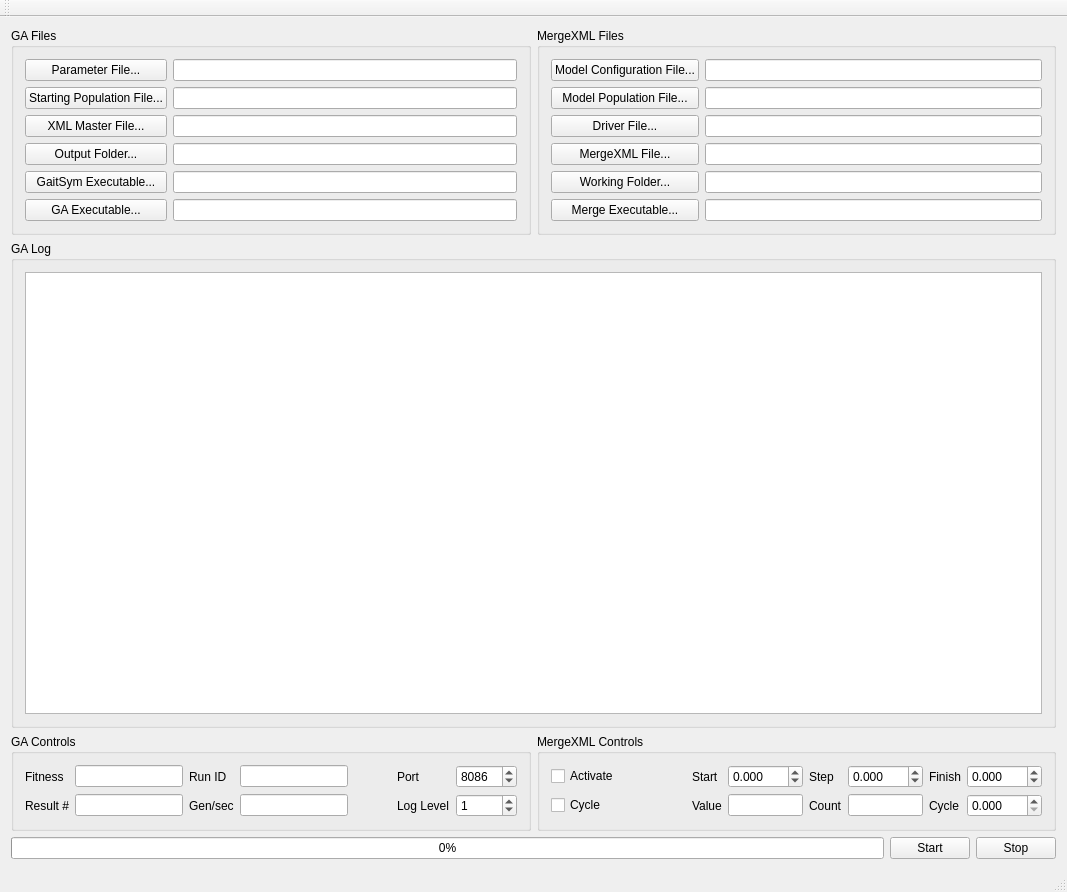
<?xml version="1.0" encoding="UTF-8"?>
<ui version="4.0">
 <class>MainWindow</class>
 <widget class="QMainWindow" name="MainWindow">
  <property name="geometry">
   <rect>
    <x>0</x>
    <y>0</y>
    <width>1067</width>
    <height>892</height>
   </rect>
  </property>
  <property name="windowTitle">
   <string>AsynchronousGA5</string>
  </property>
  <widget class="QWidget" name="centralWidget">
   <layout class="QGridLayout" name="gridLayout_5">
    <item row="0" column="0">
     <widget class="QGroupBox" name="groupBoxGAFiles">
      <property name="title">
       <string>GA Files</string>
      </property>
      <layout class="QGridLayout" name="gridLayout_2">
       <item row="0" column="0">
        <widget class="QPushButton" name="pushButtonParameterFile">
         <property name="toolTip">
          <string>Required</string>
         </property>
         <property name="text">
          <string>Parameter File...</string>
         </property>
        </widget>
       </item>
       <item row="0" column="1">
        <widget class="QLineEdit" name="lineEditParameterFile">
         <property name="toolTip">
          <string>Required</string>
         </property>
        </widget>
       </item>
       <item row="1" column="0">
        <widget class="QPushButton" name="pushButtonStartingPopulationFile">
         <property name="toolTip">
          <string>Optional</string>
         </property>
         <property name="text">
          <string>Starting Population File...</string>
         </property>
        </widget>
       </item>
       <item row="1" column="1">
        <widget class="QLineEdit" name="lineEditStartingPopulationFile">
         <property name="toolTip">
          <string>Optional</string>
         </property>
        </widget>
       </item>
       <item row="2" column="0">
        <widget class="QPushButton" name="pushButtonXMLMasterFile">
         <property name="toolTip">
          <string>Required</string>
         </property>
         <property name="text">
          <string>XML Master File...</string>
         </property>
        </widget>
       </item>
       <item row="2" column="1">
        <widget class="QLineEdit" name="lineEditXMLMasterFile">
         <property name="toolTip">
          <string>Required</string>
         </property>
        </widget>
       </item>
       <item row="3" column="0">
        <widget class="QPushButton" name="pushButtonOutputFolder">
         <property name="toolTip">
          <string>Optional</string>
         </property>
         <property name="text">
          <string>Output Folder...</string>
         </property>
        </widget>
       </item>
       <item row="3" column="1">
        <widget class="QLineEdit" name="lineEditOutputFolder">
         <property name="toolTip">
          <string>Optional</string>
         </property>
        </widget>
       </item>
       <item row="4" column="0">
        <widget class="QPushButton" name="pushButtonGaitSymExecutable">
         <property name="toolTip">
          <string>Optional</string>
         </property>
         <property name="text">
          <string>GaitSym Executable...</string>
         </property>
        </widget>
       </item>
       <item row="4" column="1">
        <widget class="QLineEdit" name="lineEditGaitSymExecutable">
         <property name="toolTip">
          <string>Optional</string>
         </property>
        </widget>
       </item>
       <item row="5" column="0">
        <widget class="QPushButton" name="pushButtonGAExecutable">
         <property name="toolTip">
          <string>Optional</string>
         </property>
         <property name="text">
          <string>GA Executable...</string>
         </property>
        </widget>
       </item>
       <item row="5" column="1">
        <widget class="QLineEdit" name="lineEditGAExecutable">
         <property name="toolTip">
          <string>Optional</string>
         </property>
        </widget>
       </item>
      </layout>
     </widget>
    </item>
    <item row="0" column="1">
     <widget class="QGroupBox" name="groupBoxMergeXMLFiles">
      <property name="title">
       <string>MergeXML Files</string>
      </property>
      <layout class="QGridLayout" name="gridLayout_4">
       <item row="0" column="0">
        <widget class="QPushButton" name="pushButtonModelConfigurationFile">
         <property name="text">
          <string>Model Configuration File...</string>
         </property>
        </widget>
       </item>
       <item row="0" column="1">
        <widget class="QLineEdit" name="lineEditModelConfigurationFile"/>
       </item>
       <item row="1" column="0">
        <widget class="QPushButton" name="pushButtonModelPopulationFile">
         <property name="text">
          <string>Model Population File...</string>
         </property>
        </widget>
       </item>
       <item row="1" column="1">
        <widget class="QLineEdit" name="lineEditModelPopulationFile"/>
       </item>
       <item row="2" column="0">
        <widget class="QPushButton" name="pushButtonDriverFile">
         <property name="text">
          <string>Driver File...</string>
         </property>
        </widget>
       </item>
       <item row="2" column="1">
        <widget class="QLineEdit" name="lineEditDriverFile"/>
       </item>
       <item row="3" column="0">
        <widget class="QPushButton" name="pushButtonMergeXMLFile">
         <property name="text">
          <string>MergeXML File...</string>
         </property>
        </widget>
       </item>
       <item row="3" column="1">
        <widget class="QLineEdit" name="lineEditMergeXMLFile"/>
       </item>
       <item row="4" column="0">
        <widget class="QPushButton" name="pushButtonWorkingFolder">
         <property name="text">
          <string>Working Folder...</string>
         </property>
        </widget>
       </item>
       <item row="4" column="1">
        <widget class="QLineEdit" name="lineEditWorkingFolder"/>
       </item>
       <item row="5" column="0">
        <widget class="QPushButton" name="pushButtonMergeScriptExecutable">
         <property name="text">
          <string>Merge Executable...</string>
         </property>
        </widget>
       </item>
       <item row="5" column="1">
        <widget class="QLineEdit" name="lineEditMergeScriptExecutable"/>
       </item>
      </layout>
     </widget>
    </item>
    <item row="1" column="0" colspan="2">
     <widget class="QGroupBox" name="groupBox_2">
      <property name="title">
       <string>GA Log</string>
      </property>
      <layout class="QGridLayout" name="gridLayout">
       <item row="0" column="0">
        <widget class="QPlainTextEdit" name="plainTextEditLog">
         <property name="readOnly">
          <bool>true</bool>
         </property>
        </widget>
       </item>
      </layout>
     </widget>
    </item>
    <item row="2" column="0">
     <widget class="QGroupBox" name="groupBoxGAControls">
      <property name="title">
       <string>GA Controls</string>
      </property>
      <layout class="QGridLayout" name="gridLayout_3">
       <item row="1" column="6">
        <widget class="QSpinBox" name="spinBoxLogLevel">
         <property name="toolTip">
          <string>0 off, 1 minimal, 2 detailed</string>
         </property>
         <property name="prefix">
          <string/>
         </property>
         <property name="minimum">
          <number>0</number>
         </property>
         <property name="maximum">
          <number>3</number>
         </property>
         <property name="value">
          <number>1</number>
         </property>
        </widget>
       </item>
       <item row="0" column="5">
        <widget class="QLabel" name="label_11">
         <property name="text">
          <string>Port</string>
         </property>
         <property name="alignment">
          <set>Qt::AlignLeading|Qt::AlignLeft|Qt::AlignVCenter</set>
         </property>
        </widget>
       </item>
       <item row="1" column="1">
        <widget class="QLineEdit" name="lineEditResultNumber">
         <property name="sizePolicy">
          <sizepolicy hsizetype="Expanding" vsizetype="Fixed">
           <horstretch>0</horstretch>
           <verstretch>0</verstretch>
          </sizepolicy>
         </property>
         <property name="maximumSize">
          <size>
           <width>16777215</width>
           <height>16777215</height>
          </size>
         </property>
         <property name="baseSize">
          <size>
           <width>0</width>
           <height>0</height>
          </size>
         </property>
         <property name="alignment">
          <set>Qt::AlignRight|Qt::AlignTrailing|Qt::AlignVCenter</set>
         </property>
         <property name="readOnly">
          <bool>true</bool>
         </property>
        </widget>
       </item>
       <item row="1" column="0">
        <widget class="QLabel" name="label_6">
         <property name="text">
          <string>Result #</string>
         </property>
        </widget>
       </item>
       <item row="1" column="2">
        <widget class="QLabel" name="label_10">
         <property name="text">
          <string>Gen/sec</string>
         </property>
        </widget>
       </item>
       <item row="0" column="1">
        <widget class="QLineEdit" name="lineEditBestScore">
         <property name="maximumSize">
          <size>
           <width>16777215</width>
           <height>16777215</height>
          </size>
         </property>
         <property name="alignment">
          <set>Qt::AlignRight|Qt::AlignTrailing|Qt::AlignVCenter</set>
         </property>
         <property name="readOnly">
          <bool>true</bool>
         </property>
        </widget>
       </item>
       <item row="1" column="3">
        <widget class="QLineEdit" name="lineEditGenerationsPerSecond">
         <property name="maximumSize">
          <size>
           <width>16777215</width>
           <height>16777215</height>
          </size>
         </property>
         <property name="alignment">
          <set>Qt::AlignRight|Qt::AlignTrailing|Qt::AlignVCenter</set>
         </property>
         <property name="readOnly">
          <bool>true</bool>
         </property>
        </widget>
       </item>
       <item row="0" column="2">
        <widget class="QLabel" name="label_4">
         <property name="text">
          <string>Run ID</string>
         </property>
        </widget>
       </item>
       <item row="0" column="0">
        <widget class="QLabel" name="label_8">
         <property name="text">
          <string>Fitness</string>
         </property>
        </widget>
       </item>
       <item row="0" column="6">
        <widget class="QSpinBox" name="spinBoxPort">
         <property name="maximum">
          <number>65553</number>
         </property>
         <property name="value">
          <number>8086</number>
         </property>
        </widget>
       </item>
       <item row="1" column="5">
        <widget class="QLabel" name="label">
         <property name="text">
          <string>Log Level</string>
         </property>
        </widget>
       </item>
       <item row="0" column="3">
        <widget class="QLineEdit" name="lineEditRunID">
         <property name="maximumSize">
          <size>
           <width>16777215</width>
           <height>16777215</height>
          </size>
         </property>
         <property name="alignment">
          <set>Qt::AlignRight|Qt::AlignTrailing|Qt::AlignVCenter</set>
         </property>
         <property name="readOnly">
          <bool>true</bool>
         </property>
        </widget>
       </item>
       <item row="1" column="4">
        <spacer name="horizontalSpacer">
         <property name="orientation">
          <enum>Qt::Horizontal</enum>
         </property>
         <property name="sizeHint" stdset="0">
          <size>
           <width>40</width>
           <height>20</height>
          </size>
         </property>
        </spacer>
       </item>
       <item row="0" column="4">
        <spacer name="horizontalSpacer_2">
         <property name="orientation">
          <enum>Qt::Horizontal</enum>
         </property>
         <property name="sizeHint" stdset="0">
          <size>
           <width>40</width>
           <height>20</height>
          </size>
         </property>
        </spacer>
       </item>
      </layout>
     </widget>
    </item>
    <item row="2" column="1">
     <widget class="QGroupBox" name="groupBoxMergeXMLControls">
      <property name="title">
       <string>MergeXML Controls</string>
      </property>
      <layout class="QGridLayout" name="gridLayout_7">
       <item row="0" column="5">
        <widget class="QDoubleSpinBox" name="doubleSpinBoxStepValue">
         <property name="decimals">
          <number>3</number>
         </property>
         <property name="minimum">
          <double>-999.990000000000009</double>
         </property>
         <property name="maximum">
          <double>999.990000000000009</double>
         </property>
        </widget>
       </item>
       <item row="1" column="3">
        <widget class="QLineEdit" name="lineEditCurrentLoopValue">
         <property name="sizePolicy">
          <sizepolicy hsizetype="Ignored" vsizetype="Fixed">
           <horstretch>0</horstretch>
           <verstretch>0</verstretch>
          </sizepolicy>
         </property>
         <property name="readOnly">
          <bool>true</bool>
         </property>
        </widget>
       </item>
       <item row="1" column="7">
        <widget class="QDoubleSpinBox" name="doubleSpinBoxOutputCycle">
         <property name="decimals">
          <number>3</number>
         </property>
         <property name="maximum">
          <double>999.990000000000009</double>
         </property>
        </widget>
       </item>
       <item row="0" column="2">
        <widget class="QLabel" name="label_3">
         <property name="text">
          <string>Start</string>
         </property>
        </widget>
       </item>
       <item row="1" column="2">
        <widget class="QLabel" name="label_7">
         <property name="text">
          <string>Value</string>
         </property>
        </widget>
       </item>
       <item row="0" column="3">
        <widget class="QDoubleSpinBox" name="doubleSpinBoxStartValue">
         <property name="decimals">
          <number>3</number>
         </property>
         <property name="minimum">
          <double>-999.990000000000009</double>
         </property>
         <property name="maximum">
          <double>999.990000000000009</double>
         </property>
        </widget>
       </item>
       <item row="0" column="4">
        <widget class="QLabel" name="label_5">
         <property name="text">
          <string>Step</string>
         </property>
        </widget>
       </item>
       <item row="0" column="7">
        <widget class="QDoubleSpinBox" name="doubleSpinBoxEndValue">
         <property name="decimals">
          <number>3</number>
         </property>
         <property name="minimum">
          <double>-999.990000000000009</double>
         </property>
         <property name="maximum">
          <double>999.990000000000009</double>
         </property>
        </widget>
       </item>
       <item row="1" column="4">
        <widget class="QLabel" name="label_9">
         <property name="text">
          <string>Count</string>
         </property>
        </widget>
       </item>
       <item row="1" column="5">
        <widget class="QLineEdit" name="lineEditCurrentLoopCount">
         <property name="sizePolicy">
          <sizepolicy hsizetype="Ignored" vsizetype="Fixed">
           <horstretch>0</horstretch>
           <verstretch>0</verstretch>
          </sizepolicy>
         </property>
         <property name="readOnly">
          <bool>true</bool>
         </property>
        </widget>
       </item>
       <item row="0" column="6">
        <widget class="QLabel" name="label_2">
         <property name="text">
          <string>Finish</string>
         </property>
        </widget>
       </item>
       <item row="0" column="1">
        <spacer name="horizontalSpacer_4">
         <property name="orientation">
          <enum>Qt::Horizontal</enum>
         </property>
         <property name="sizeHint" stdset="0">
          <size>
           <width>40</width>
           <height>20</height>
          </size>
         </property>
        </spacer>
       </item>
       <item row="1" column="6">
        <widget class="QLabel" name="labelCycleTime">
         <property name="text">
          <string>Cycle</string>
         </property>
        </widget>
       </item>
       <item row="0" column="0">
        <widget class="QCheckBox" name="checkBoxMergeXMLActivate">
         <property name="text">
          <string>Activate</string>
         </property>
        </widget>
       </item>
       <item row="1" column="0">
        <widget class="QCheckBox" name="checkBoxCycleTime">
         <property name="text">
          <string>Cycle</string>
         </property>
        </widget>
       </item>
       <item row="1" column="1">
        <spacer name="horizontalSpacer_3">
         <property name="orientation">
          <enum>Qt::Horizontal</enum>
         </property>
         <property name="sizeHint" stdset="0">
          <size>
           <width>40</width>
           <height>20</height>
          </size>
         </property>
        </spacer>
       </item>
      </layout>
     </widget>
    </item>
    <item row="3" column="0" colspan="2">
     <layout class="QHBoxLayout" name="horizontalLayout">
      <item>
       <widget class="QProgressBar" name="progressBar">
        <property name="toolTip">
         <string>Progress</string>
        </property>
        <property name="value">
         <number>0</number>
        </property>
       </widget>
      </item>
      <item>
       <widget class="QPushButton" name="pushButtonStart">
        <property name="text">
         <string>Start</string>
        </property>
       </widget>
      </item>
      <item>
       <widget class="QPushButton" name="pushButtonStop">
        <property name="text">
         <string>Stop</string>
        </property>
       </widget>
      </item>
     </layout>
    </item>
   </layout>
  </widget>
  <widget class="QMenuBar" name="menuBar">
   <property name="geometry">
    <rect>
     <x>0</x>
     <y>0</y>
     <width>1067</width>
     <height>21</height>
    </rect>
   </property>
  </widget>
  <widget class="QToolBar" name="mainToolBar">
   <attribute name="toolBarArea">
    <enum>TopToolBarArea</enum>
   </attribute>
   <attribute name="toolBarBreak">
    <bool>false</bool>
   </attribute>
  </widget>
  <widget class="QStatusBar" name="statusBar"/>
  <action name="actionQuit">
   <property name="text">
    <string>Quit</string>
   </property>
   <property name="toolTip">
    <string>Quit</string>
   </property>
   <property name="shortcut">
    <string>Ctrl+Q</string>
   </property>
  </action>
  <action name="actionCut">
   <property name="text">
    <string>Cut</string>
   </property>
  </action>
  <action name="actionCopy">
   <property name="text">
    <string>Copy</string>
   </property>
  </action>
  <action name="actionPaste">
   <property name="text">
    <string>Paste</string>
   </property>
  </action>
 </widget>
 <layoutdefault spacing="6" margin="11"/>
 <tabstops>
  <tabstop>pushButtonParameterFile</tabstop>
  <tabstop>lineEditParameterFile</tabstop>
  <tabstop>pushButtonStartingPopulationFile</tabstop>
  <tabstop>lineEditStartingPopulationFile</tabstop>
  <tabstop>pushButtonXMLMasterFile</tabstop>
  <tabstop>lineEditXMLMasterFile</tabstop>
  <tabstop>pushButtonOutputFolder</tabstop>
  <tabstop>lineEditOutputFolder</tabstop>
  <tabstop>plainTextEditLog</tabstop>
  <tabstop>spinBoxLogLevel</tabstop>
  <tabstop>pushButtonModelConfigurationFile</tabstop>
  <tabstop>lineEditModelConfigurationFile</tabstop>
  <tabstop>pushButtonModelPopulationFile</tabstop>
  <tabstop>lineEditModelPopulationFile</tabstop>
  <tabstop>pushButtonDriverFile</tabstop>
  <tabstop>lineEditDriverFile</tabstop>
  <tabstop>pushButtonWorkingFolder</tabstop>
  <tabstop>lineEditWorkingFolder</tabstop>
  <tabstop>checkBoxMergeXMLActivate</tabstop>
  <tabstop>pushButtonStart</tabstop>
  <tabstop>pushButtonStop</tabstop>
 </tabstops>
 <resources/>
 <connections/>
</ui>
